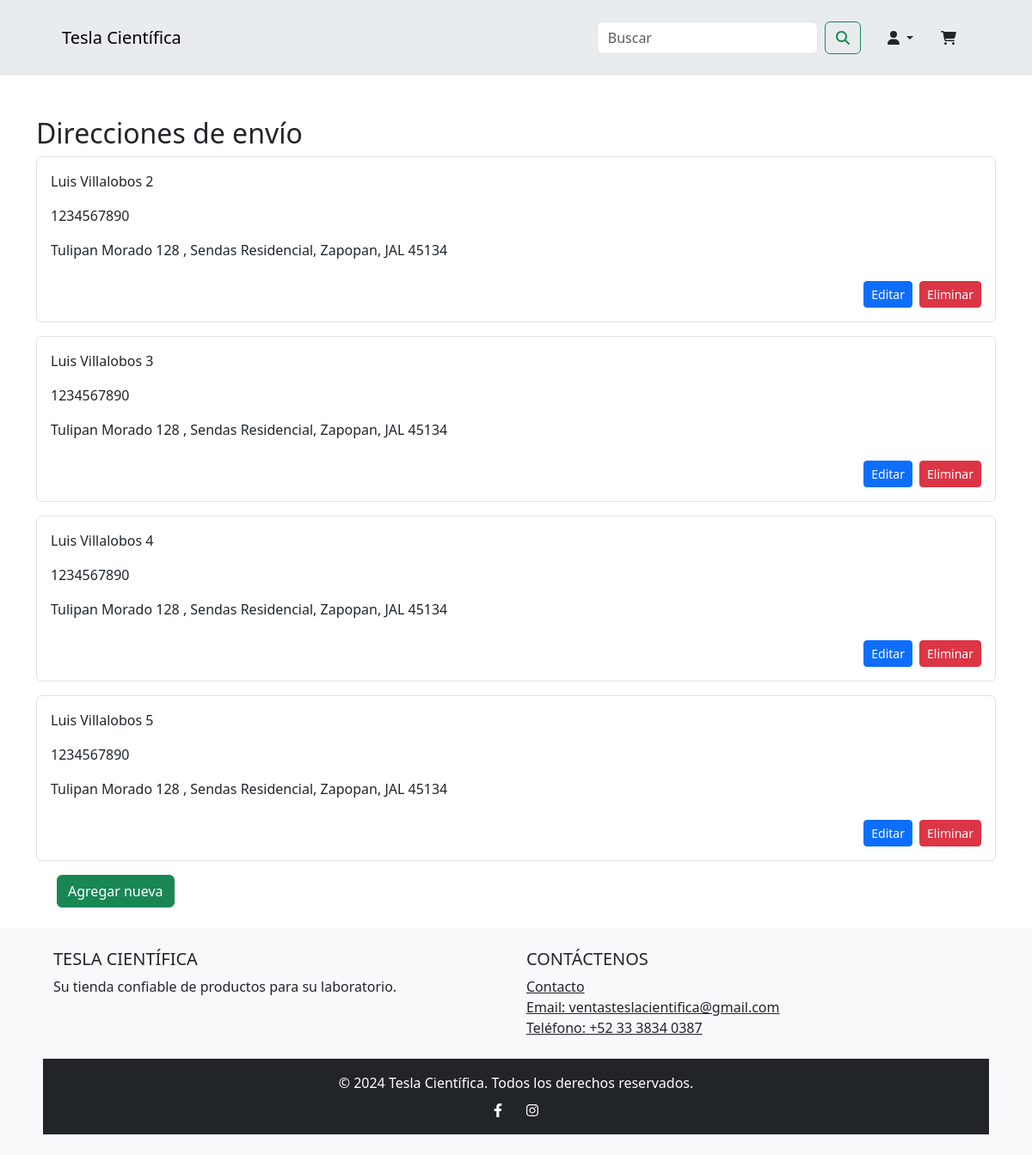
The page /addresses (signed in) on the database its author committed.
### app/models.py (models this page shows, shortened)
class ShippingAddress(db.Model):
    id = db.Column(db.Integer, primary_key=True)
    client_id = db.Column(db.Integer, db.ForeignKey("client.id"), nullable=False)
    nombre = db.Column(db.String(100), nullable=False)
    apellidos = db.Column(db.String(100), nullable=False)
    celular = db.Column(db.String(10), nullable=False)
    empresa = db.Column(db.String(100))
    calle = db.Column(db.String(100), nullable=False)
    numero = db.Column(db.String(10), nullable=False)
    num_int = db.Column(db.String(10))
    referencias = db.Column(db.String(255))
    colonia = db.Column(db.String(100), nullable=False)
    cp = db.Column(db.String(5), nullable=False)
    ciudad = db.Column(db.String(100), nullable=False)
    estado = db.Column(db.String(100), nullable=False)
    is_deleted = db.Column(db.Boolean, default=False, server_default="0")

### app/routes.py (the view, shortened to what this page needs)
@main.route("/addresses", methods=["GET", "POST"])
@login_required
def addresses():
    saved_addresses = ShippingAddress.query.filter_by(
        client_id=current_user.id, is_deleted=False
    ).all()
    form = ShippingAddressForm()
    return render_template("addresses.html", form=form, saved_addresses=saved_addresses)

### app/models.py (called while the page is built)
@login_manager.user_loader
def load_user(user_id):
    return Client.query.get(int(user_id))

### app/templates/addresses.html (shortened to what this page needs)
{% include "header.html" %} {% block content %}
<div class="container mt-5">
  <h2 class="mt-3">Direcciones de envío</h2>
  <form method="POST" action="{{ url_for('main.addresses') }}">
    <div class="saved-addresses mb-3">
      {% for address in saved_addresses %}
      <div class="address-item p-3 mb-3 border rounded">
        <label class="form-check-label">
          <p>{{ address.nombre }} {{ address.apellidos }}</p>
          <p>{{ address.celular }}</p>
          <p>
            {{ address.calle }} {{ address.numero }} {{ address.num_int }}, {{
            address.colonia }}, {{ address.ciudad }}, {{ address.estado }} {{
            address.cp }}
          </p>
        </label>
        <div class="d-flex justify-content-end mt-2">
          <a
            href="{{ url_for('main.edit_address', id=address.id, next=request.path) }}"
            class="btn btn-primary btn-sm me-2"
            >Editar</a
          >
          <a
            href="{{ url_for('main.delete_address', id=address.id, next=request.path) }}"
            class="btn btn-danger btn-sm"
            >Eliminar</a
          >
        </div>
      </div>
      {% endfor %}
    </div>
    {% if saved_addresses|length < 5 %} {% if saved_addresses|length == 0 %}
    <div id="new-shipping-address" class="show">
      <div class="form-group">
        {{ form.nombre.label(class="form-label") }} {{
        form.nombre(class="form-control", id="nombre") }}
      </div>
      <div class="form-group mt-3">
        {{ form.apellidos.label(class="form-label") }} {{
        form.apellidos(class="form-control", id="apellidos") }}
      </div>
      <div class="form-group mt-3">
        {{ form.celular.label(class="form-label") }} {{
        form.celular(class="form-control", id="celular") }}
      </div>
      <div class="form-group mt-3">
        {{ form.empresa.label(class="form-label") }} {{
        form.empresa(class="form-control", id="empresa") }}
      </div>
      <div class="form-group mt-3">
        {{ form.calle.label(class="form-label") }} {{
        form.calle(class="form-control", id="calle") }}
      </div>
      <div class="form-group mt-3">
        {{ form.numero.label(class="form-label") }} {{
        form.numero(class="form-control", id="numero") }}
      </div>
      <div class="form-group mt-3">
        {{ form.num_int.label(class="form-label") }} {{
        form.num_int(class="form-control", id="num_int") }}
      </div>
      <div class="form-group mt-3">
        {{ form.referencias.label(class="form-label") }} {{
        form.referencias(class="form-control", id="referencias") }}
      </div>
      <div class="form-group mt-3">
        {{ form.colonia.label(class="form-label") }} {{
        form.colonia(class="form-control", id="colonia") }}
      </div>
      <div class="form-group mt-3">
        {{ form.cp.label(class="form-label") }} {{ form.cp(class="form-control",
        id="cp") }}
      </div>
      <div class="form-group mt-3">
        {{ form.ciudad.label(class="form-label") }} {{
        form.ciudad(class="form-control", id="ciudad") }}
      </div>
      <div class="form-group mt-3">
        {{ form.estado.label(class="form-label") }} {{
        form.estado(class="form-control", id="estado") }}
      </div>
      <div class="form-group mt-4">
        {{ form.submit(class="btn btn-primary", type="submit") }}
      </div>
    </div>
    {% else %}
    <div class="form-check mb-3">
      <button
        id="add_new_shipping"
        class="btn btn-success"
        data-bs-toggle="collapse"
        data-bs-target="#new-shipping-address"
        aria-expanded="false"
        aria-controls="new-shipping-address"
      >
        Agregar nueva
      </button>
    </div>
    {% endif %} {% else %}
    <label class="form-check-label"
      >Elimina una dirección existente para agregar una nueva</label
    >
    {% endif %}
  </form>
</div>
{% endblock %} {% include "footer.html" %}

### app/static/css/styles.css (style rules this page uses)
.btn-primary { background-color: #007bff; border-color: #007bff; color: white; }

### rows shown on the page
ShippingAddress: nombre "Luis", apellidos "Villalobos 2", celular "1234567890", calle "Tulipan Morado", numero "128", colonia "Sendas Residencial", ciudad "Zapopan", estado "JAL", cp "45134"
ShippingAddress: nombre "Luis", apellidos "Villalobos 3", celular "1234567890", calle "Tulipan Morado", numero "128", colonia "Sendas Residencial", ciudad "Zapopan", estado "JAL", cp "45134"
ShippingAddress: nombre "Luis", apellidos "Villalobos 4", celular "1234567890", calle "Tulipan Morado", numero "128", colonia "Sendas Residencial", ciudad "Zapopan", estado "JAL", cp "45134"
ShippingAddress: nombre "Luis", apellidos "Villalobos 5", celular "1234567890", calle "Tulipan Morado", numero "128", colonia "Sendas Residencial", ciudad "Zapopan", estado "JAL", cp "45134"
